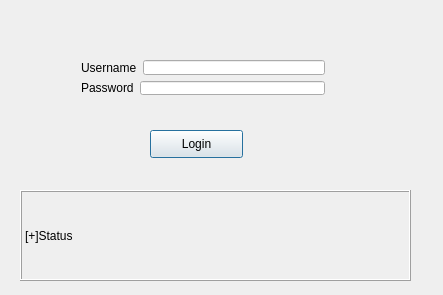
<?xml version="1.0" encoding="UTF-8"?>
<ui version="4.0">
 <class>Dialog</class>
 <widget class="QDialog" name="Dialog">
  <property name="geometry">
   <rect>
    <x>0</x>
    <y>0</y>
    <width>443</width>
    <height>295</height>
   </rect>
  </property>
  <property name="windowTitle">
   <string>Dialog</string>
  </property>
  <widget class="QLabel" name="label_status_login">
   <property name="geometry">
    <rect>
     <x>20</x>
     <y>190</y>
     <width>391</width>
     <height>91</height>
    </rect>
   </property>
   <property name="frameShape">
    <enum>QFrame::Box</enum>
   </property>
   <property name="frameShadow">
    <enum>QFrame::Raised</enum>
   </property>
   <property name="text">
    <string>[+]Status</string>
   </property>
  </widget>
  <widget class="QPushButton" name="pushButton">
   <property name="geometry">
    <rect>
     <x>150</x>
     <y>130</y>
     <width>93</width>
     <height>28</height>
    </rect>
   </property>
   <property name="text">
    <string>Login</string>
   </property>
  </widget>
  <widget class="QWidget" name="">
   <property name="geometry">
    <rect>
     <x>70</x>
     <y>49</y>
     <width>266</width>
     <height>57</height>
    </rect>
   </property>
   <layout class="QVBoxLayout" name="verticalLayout">
    <item>
     <layout class="QHBoxLayout" name="horizontalLayout_2">
      <item>
       <widget class="QLabel" name="label">
        <property name="text">
         <string>Username</string>
        </property>
       </widget>
      </item>
      <item>
       <widget class="QLineEdit" name="txtUser"/>
      </item>
     </layout>
    </item>
    <item>
     <layout class="QHBoxLayout" name="horizontalLayout">
      <item>
       <widget class="QLabel" name="label_2">
        <property name="text">
         <string>Password</string>
        </property>
       </widget>
      </item>
      <item>
       <widget class="QLineEdit" name="txtPass">
        <property name="echoMode">
         <enum>QLineEdit::Password</enum>
        </property>
       </widget>
      </item>
     </layout>
    </item>
   </layout>
  </widget>
 </widget>
 <layoutdefault spacing="6" margin="11"/>
 <resources/>
 <connections/>
</ui>
